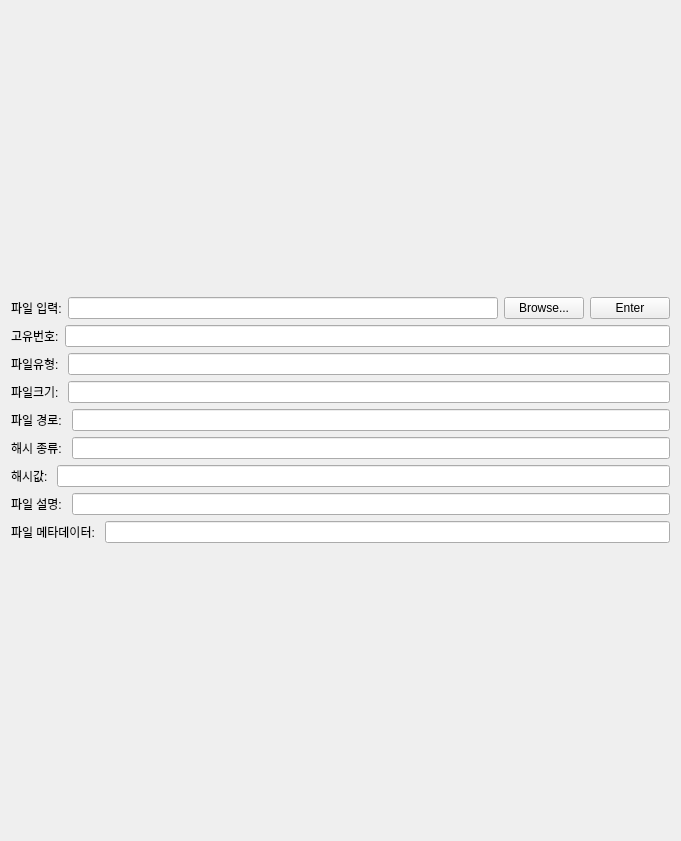
              <widget class="QWidget" name="DE_other_files__scrollAreaWidgetContents_1">
               <property name="geometry">
                <rect>
                 <x>0</x>
                 <y>0</y>
                 <width>681</width>
                 <height>841</height>
                </rect>
               </property>
               <layout class="QGridLayout" name="gridLayout_13">
                <item row="0" column="0">
                 <layout class="QVBoxLayout" name="DE_other_files__verticalLayout_1">
                  <item>
                   <layout class="QHBoxLayout" name="DE_other_files_file_browse__horizontalLayout_1">
                    <item>
                     <widget class="QLabel" name="DE_other_files_file_browse__label_1">
                      <property name="text">
                       <string>파일 입력:</string>
                      </property>
                     </widget>
                    </item>
                    <item>
                     <widget class="QLineEdit" name="DE_other_files_file_browse__lineEdit_1"/>
                    </item>
                    <item>
                     <widget class="QPushButton" name="DE_other_files_file_browse__browseButton_1">
                      <property name="text">
                       <string>Browse...</string>
                      </property>
                     </widget>
                    </item>
                    <item>
                     <widget class="QPushButton" name="DE_other_files_file_browse__EnterButton_1">
                      <property name="text">
                       <string>Enter</string>
                      </property>
                     </widget>
                    </item>
                   </layout>
                  </item>
                  <item>
                   <layout class="QHBoxLayout" name="DE_other_files_id__horizontalLayout_1">
                    <item>
                     <widget class="QLabel" name="DE_other_files_id__label_1">
                      <property name="text">
                       <string>고유번호:</string>
                      </property>
                     </widget>
                    </item>
                    <item>
                     <widget class="QLineEdit" name="DE_other_files_id__lineEdit_1"/>
                    </item>
                   </layout>
                  </item>
                  <item>
                   <layout class="QHBoxLayout" name="DE_other_files_type__horizontalLayout_1">
                    <item>
                     <widget class="QLabel" name="DE_other_files_type__label_1">
                      <property name="text">
                       <string>파일유형: </string>
                      </property>
                     </widget>
                    </item>
                    <item>
                     <widget class="QLineEdit" name="DE_other_files_type__lineEdit_1"/>
                    </item>
                   </layout>
                  </item>
                  <item>
                   <layout class="QHBoxLayout" name="DE_other_files_file_size__horizontalLayout_1">
                    <item>
                     <widget class="QLabel" name="DE_other_files_file_size__label_1">
                      <property name="text">
                       <string>파일크기: </string>
                      </property>
                     </widget>
                    </item>
                    <item>
                     <widget class="QLineEdit" name="DE_other_files_file_size__lineEdit_1"/>
                    </item>
                   </layout>
                  </item>
                  <item>
                   <layout class="QHBoxLayout" name="DE_other_files_file_path__horizontalLayout_1">
                    <item>
                     <widget class="QLabel" name="DE_other_files_file_path__label_1">
                      <property name="text">
                       <string>파일 경로: </string>
                      </property>
                     </widget>
                    </item>
                    <item>
                     <widget class="QLineEdit" name="DE_other_files_file_path__lineEdit_1"/>
                    </item>
                   </layout>
                  </item>
                  <item>
                   <layout class="QHBoxLayout" name="DE_other_files_file_hash_type__horizontalLayout_1">
                    <item>
                     <widget class="QLabel" name="DE_other_files_file_hash_type__label_1">
                      <property name="text">
                       <string>해시 종류: </string>
                      </property>
                     </widget>
                    </item>
                    <item>
                     <widget class="QLineEdit" name="DE_other_files_file_hash_type__lineEdit_1"/>
                    </item>
                   </layout>
                  </item>
                  <item>
                   <layout class="QHBoxLayout" name="DE_other_files_file_hash_value__horizontalLayout_1">
                    <item>
                     <widget class="QLabel" name="DE_other_files_file_hash_value__label_1">
                      <property name="text">
                       <string>해시값: </string>
                      </property>
                     </widget>
                    </item>
                    <item>
                     <widget class="QLineEdit" name="DE_other_files_file_hash_value__lineEdit_1"/>
                    </item>
                   </layout>
                  </item>
                  <item>
                   <layout class="QHBoxLayout" name="DE_other_files_file_description__horizontalLayout_1">
                    <item>
                     <widget class="QLabel" name="DE_other_files_file_description__label_1">
                      <property name="text">
                       <string>파일 설명: </string>
                      </property>
                     </widget>
                    </item>
                    <item>
                     <widget class="QLineEdit" name="DE_other_files_file_description__lineEdit_1"/>
                    </item>
                   </layout>
                  </item>
                  <item>
                   <layout class="QHBoxLayout" name="DE_other_files_file_metadata__horizontalLayout_1">
                    <item>
                     <widget class="QLabel" name="DE_other_files_file_metadata__label_1">
                      <property name="text">
                       <string>파일 메타데이터: </string>
                      </property>
                     </widget>
                    </item>
                    <item>
                     <widget class="QLineEdit" name="DE_other_files_file_metadata__lineEdit_1"/>
                    </item>
                   </layout>
                  </item>
                 </layout>
                </item>
               </layout>
              </widget>
